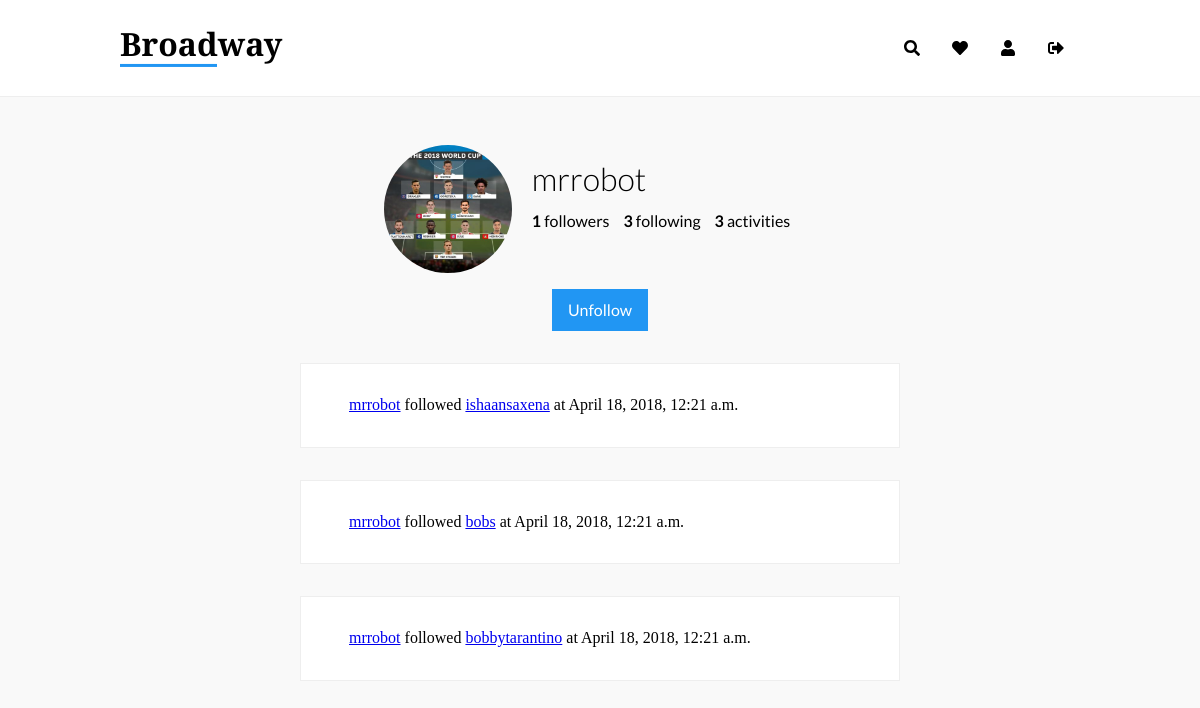
Page /u/mrrobot/ (signed in) on the committed database.
### user/models.py (models this page shows, shortened)
class Profile(models.Model):
    user = models.OneToOneField(User, on_delete=models.CASCADE)
    bio = models.TextField(max_length=512, blank=True)
    birth_date = models.DateField(null=True, blank=True)
    name = models.CharField(max_length=32, blank=True)
    profile_picture = models.ImageField(
        upload_to='static/assets/user_images/',
        default='static/assets/user_images/default.png',
        blank=True
    )
    created_at = models.DateTimeField(
        auto_now_add=True
    )
    followers = models.IntegerField(default=0)
    following = models.IntegerField(default=0)
    def __str__(self):
        return self.user.username

class Activity(models.Model):
    activity_type = models.CharField(max_length=50)
    main_user = models.ForeignKey(
        Profile,
        on_delete=models.CASCADE,
        related_name="main_user",
        null=True
    )
    movie = models.ForeignKey(
        main.models.Movie,
        on_delete=models.CASCADE,
        related_name="movie",
        null=True,
        blank=True
    )
    activity_user = models.ForeignKey(
        Profile,
        on_delete=models.CASCADE,
        related_name="activity_user",
        null=True,
        blank=True
    )
    created_at = models.DateTimeField(
        auto_now_add=True
    )

### user/views.py (the view)
# urls.py: url(r'^(?P<username>[-\w]+)/$', views.peer_profile, name='profile_view'),
def peer_profile(request, username):
    if username == request.user.username:
        return redirect('profile')
    user = get_object_or_404(User, username=username)
    user_profile = Profile.objects.get(user=user)
    current_user = Profile.objects.get(user=request.user)
    is_followed = False
    for follower in current_user.follow_set.all():
        if follower.followed_user == user_profile:
            is_followed = True
    activities = Activity.objects.filter(main_user=user_profile).order_by('-created_at')
    context = {
        'profile': user_profile,
        'user': user,
        'is_followed': is_followed,
        'activities': activities,
    }
    return render(request, 'user/peerprofile.html', context)

### templates/user/peerprofile.html (shortened to what this page needs)
{% extends "base.html" %}
{% load static %}
{% block assets %}
<link rel="stylesheet" href="{% static 'css/profile.css' %}">
{% endblock %}
{% block content %}
<div class="container">
    <div class="section transparent profile-outer">
        <div class="profile profile-picture">
            <img src="/{{ profile.profile_picture }}">
        </div>
        <div class="profile profile-data">
            <h1 class="username">{{user.username}}</h1>
            <p class="data-outer">
                <span class="data"><span class="interactions">{{ profile.followers }}</span> followers</span>
                <span class="data"><span class="interactions">{{ profile.following }}</span> following</span>
                <span class="data"><span class="interactions">{{ activities.count }}</span> activities</span>
            </p>
        </div>
    </div>
    <div class="btn-container">
        {% if is_followed %}
            <div class="btn btn-unfollow">Unfollow</div>
        {% else %}
            <div class="btn btn-follow">Follow</div>
        {% endif %}
    </div>
</div>
<div class="container small">
    {% for activity in activities %}
        <div class="section">
            {% if activity.movie %}
            {% else %}
                <a href="/u/{{ activity.main_user }}">{{ activity.main_user }}</a>
                {{ activity.activity_type }}
                <a href="/u/{{ activity.activity_user }}">{{ activity.activity_user }}</a>
                at {{ activity.created_at }}
            {% endif%}
        </div>
    {% endfor %}
</div>
{% endblock %}

### static/css/main.css (style rules this page uses)
html { -moz-osx-font-smoothing:grayscale;-webkit-font-smoothing:antialiased;text-rendering:optimizeLegibility;-webkit-font-feature-settings:"kern";-moz-font-feature-settings:"kern";font-feature-settings:"kern";-webkit-perspective:1000 }
body { width:100%;min-height:100vh;background:#F9F9F9 }
.container { display:block;position:relative;margin:0 10%;width:auto }
.container.small { margin:0 25% }
.section { width:auto;padding:2rem 3rem;margin:2rem 0 0 0;background:#FFFFFF;border:solid 1px #EEEEEE }
.section.transparent { padding:1rem 4rem;background:transparent;border:none }
.btn { cursor:pointer;text-decoration:none;display:inline-block;padding:0.75rem 1rem;background:#1976D2;color:#FFFFFF;border:none;outline:none;-webkit-box-shadow:none;box-shadow:none;text-align:center;font-family:"Lato", sans-serif;font-weight:400;font-size:1rem;background:#2196F3;-webkit-transition:all 0.15s ease;-o-transition:all 0.15s ease;transition:all 0.15s ease }

### static/css/profile.css (style rules this page uses)
.profile-outer { text-align: center; vertical-align: middle; }
.profile { display: inline-table; vertical-align: top; height: auto; position: relative; }
.profile.profile-picture img { -o-object-fit: cover; object-fit: cover; height: 8rem; width: 8rem; display: block; position: relative; border-radius: 50%; }
.profile.profile-data { margin: 1rem; font-family: "Lato", sans-serif; text-align: left; }
.profile.profile-data .username { margin: 0; padding: 0; font-weight: 300; font-size: 2rem; }
.profile.profile-data .data-outer { margin: 0 0 10px 0; font-weight: 300; font-size: 1.25rem; }
.profile.profile-data .data { margin: 0 10px 0 0; font-weight: 400; font-size: 1rem; }
.profile.profile-data .data .interactions { font-weight: bolder; }
.btn-container { width: 100%; text-align: center; }
.btn-container .btn { display: inline-block; }

### rows in the picture
Profile: profile_picture (picture), followers "1", following "3"
Activity: main_user "mrrobot", activity_type "followed", activity_user "ishaansaxena", created_at "April 18, 2018, 12:21 a.m."
Activity: main_user "mrrobot", activity_type "followed", activity_user "bobs", created_at "April 18, 2018, 12:21 a.m."
Activity: main_user "mrrobot", activity_type "followed", activity_user "bobbytarantino", created_at "April 18, 2018, 12:21 a.m."

### other values in the picture
{{ user.username }} "mrrobot"
{{ activities.count }} "3"
